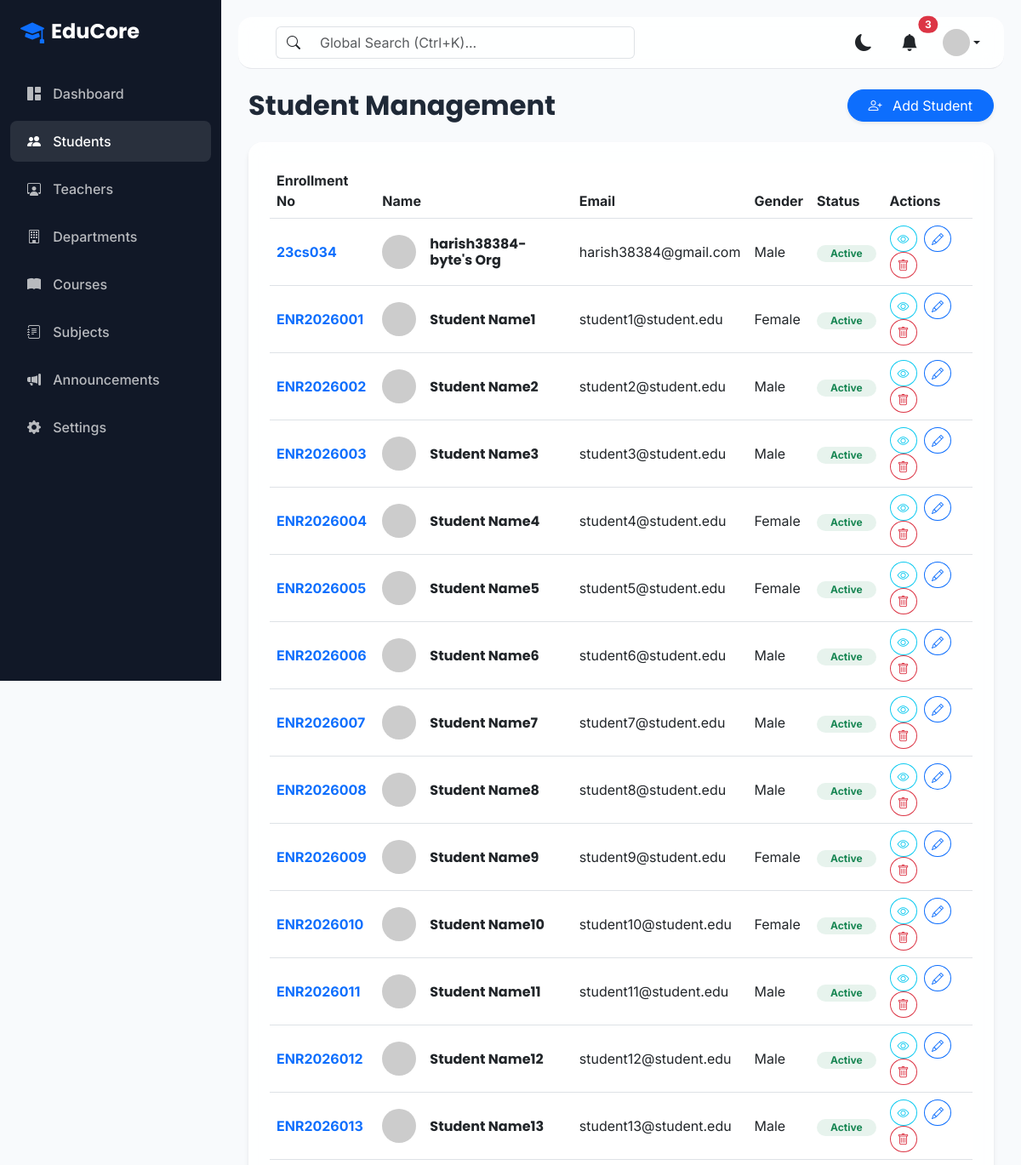
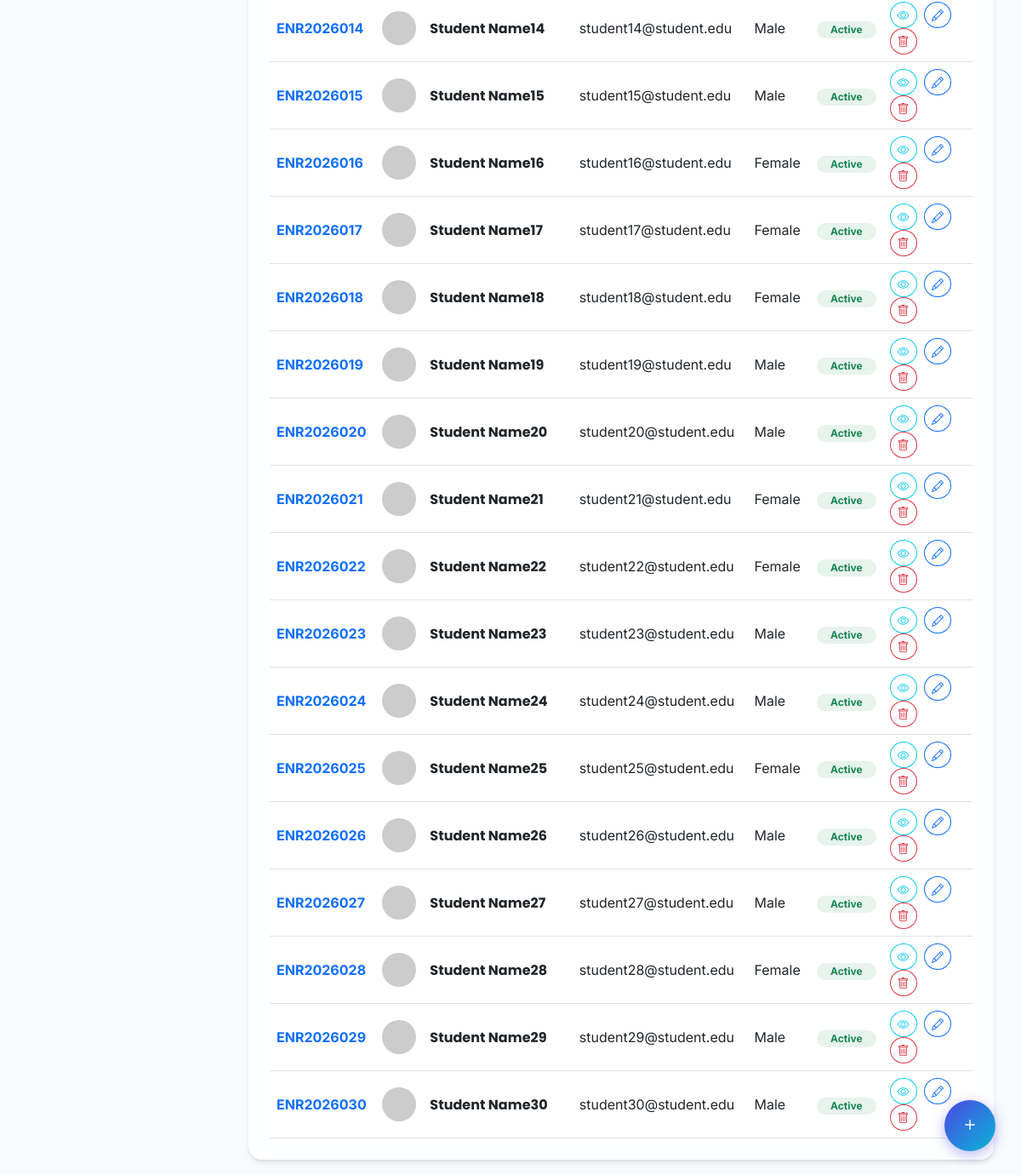
The page /students/ on the database its author committed (2 pictures, top to bottom).
### students/models.py (models this page shows, shortened)
class Student(models.Model):
    GENDER_CHOICES = [('Male', 'Male'), ('Female', 'Female'), ('Other', 'Other')]
    first_name = models.CharField(max_length=100)
    last_name = models.CharField(max_length=100)
    email = models.EmailField(unique=True)
    phone = models.CharField(max_length=15)
    gender = models.CharField(max_length=10, choices=GENDER_CHOICES)
    dob = models.DateField()
    address = models.TextField()
    enrollment_number = models.CharField(max_length=20, unique=True)
    admission_date = models.DateField(auto_now_add=True)
    status = models.CharField(max_length=20, default='Active')

### students/views.py (the view)
# urls.py: path('', views.StudentListView.as_view(), name='student_list'),
class StudentListView(ListView):
    model = Student
    template_name = 'students/student_list.html'
    context_object_name = 'students'

### templates/students/student_list.html (shortened to what this page needs)
{% extends 'base.html' %}
{% block content %}
<div class="container-fluid" data-aos="fade-in">
    <div class="d-flex justify-content-between align-items-center mb-4">
        <h2 class="fw-bold mb-0">Student Management</h2>
        <a href="{% url 'student_create' %}" class="btn btn-primary rounded-pill px-4 shadow-sm">
            <i class="bi bi-person-plus me-2"></i> Add Student
        </a>
    </div>
    <div class="glass-card p-4">
        <div class="table-responsive">
            <table class="table table-hover align-middle mb-0">
                <thead class="text-muted">
                    <tr>
                        <th>Enrollment No</th>
                        <th>Name</th>
                        <th>Email</th>
                        <th>Gender</th>
                        <th>Status</th>
                        <th>Actions</th>
                    </tr>
                </thead>
                <tbody>
                    {% for student in students %}
                    <tr>
                        <td class="fw-bold text-primary">{{ student.enrollment_number }}</td>
                        <td>
                            <div class="d-flex align-items-center">
                                <img src="https://ui-avatars.com/api/?name={{ student.first_name }}+{{ student.last_name }}&background=random" class="rounded-circle me-3" width="40" height="40">
                                <div>
                                    <h6 class="mb-0 fw-bold">{{ student.first_name }} {{ student.last_name }}</h6>
                                </div>
                            </div>
                        </td>
                        <td>{{ student.email }}</td>
                        <td>{{ student.gender }}</td>
                        <td>
                            <span class="badge bg-success bg-opacity-10 text-success rounded-pill px-3">{{ student.status }}</span>
                        </td>
                        <td>
                            <a href="{% url 'student_detail' student.pk %}" class="btn btn-sm btn-outline-info rounded-circle me-1"><i class="bi bi-eye"></i></a>
                            <a href="{% url 'student_update' student.pk %}" class="btn btn-sm btn-outline-primary rounded-circle me-1"><i class="bi bi-pencil"></i></a>
                            <a href="{% url 'student_delete' student.pk %}" class="btn btn-sm btn-outline-danger rounded-circle"><i class="bi bi-trash"></i></a>
                        </td>
                    </tr>
                    {% endfor %}
                </tbody>
            </table>
        </div>
    </div>
</div>
{% endblock %}

### templates/base.html (shortened to what this page needs)
<!DOCTYPE html>
<html lang="en">
<head>
    <link href="https://cdn.jsdelivr.net/npm/bootstrap@5.3.0/dist/css/bootstrap.min.css" rel="stylesheet">
    <link rel="stylesheet" href="https://cdn.jsdelivr.net/npm/bootstrap-icons@1.11.0/font/bootstrap-icons.css">
    <link href="https://unpkg.com/aos@2.3.1/dist/aos.css" rel="stylesheet">
</head>
<body>
    <nav id="sidebar" class="d-flex flex-column py-3">
        <div class="px-4 mb-4 d-flex align-items-center">
            <i class="bi bi-mortarboard-fill fs-3 text-primary me-2"></i>
            <h4 class="mb-0 fw-bold">EduCore</h4>
        </div>
        <ul class="nav flex-column mb-auto">
            <li class="nav-item">
                <a href="{% url 'dashboard' %}" class="nav-link {% if request.resolver_match.url_name == 'dashboard' %}active{% endif %}">
                    <i class="bi bi-grid-1x2-fill"></i> Dashboard
                </a>
            </li>
            <li class="nav-item">
                <a href="{% url 'student_list' %}" class="nav-link {% if 'student' in request.resolver_match.url_name %}active{% endif %}">
                    <i class="bi bi-people-fill"></i> Students
                </a>
            </li>
            <li class="nav-item">
                <a href="{% url 'teacher_list' %}" class="nav-link {% if 'teacher' in request.resolver_match.url_name %}active{% endif %}">
                    <i class="bi bi-person-workspace"></i> Teachers
                </a>
            </li>
            <li class="nav-item">
                <a href="{% url 'department_list' %}" class="nav-link {% if 'department' in request.resolver_match.url_name %}active{% endif %}">
                    <i class="bi bi-building"></i> Departments
                </a>
            </li>
            <li class="nav-item">
                <a href="{% url 'course_list' %}" class="nav-link {% if 'course' in request.resolver_match.url_name %}active{% endif %}">
                    <i class="bi bi-book-fill"></i> Courses
                </a>
            </li>
            <li class="nav-item">
                <a href="{% url 'subject_list' %}" class="nav-link {% if 'subject' in request.resolver_match.url_name %}active{% endif %}">
                    <i class="bi bi-journal-text"></i> Subjects
                </a>
            </li>
            <li class="nav-item">
                <a href="{% url 'announcement_list' %}" class="nav-link {% if 'announcement' in request.resolver_match.url_name %}active{% endif %}">
                    <i class="bi bi-megaphone-fill"></i> Announcements
                </a>
            </li>
            <li class="nav-item">
                <a href="#" class="nav-link">
                    <i class="bi bi-gear-fill"></i> Settings
                </a>
            </li>
        </ul>
    </nav>
    <div id="main-content">
        <nav class="navbar navbar-expand-lg top-navbar rounded-4 mb-4 px-3 sticky-top">
            <div class="container-fluid">
                <form class="d-flex w-50 ms-3 d-none d-md-flex">
                    <div class="input-group">
                        <span class="input-group-text bg-transparent border-end-0"><i class="bi bi-search"></i></span>
                        <input class="form-control border-start-0 bg-transparent" type="search" placeholder="Global Search (Ctrl+K)...">
                    </div>
                </form>
                <div class="ms-auto d-flex align-items-center">
                    <button class="btn btn-link text-dark me-2" id="themeToggle">
                        <i class="bi bi-moon-fill fs-5"></i>
                    </button>
                    <div class="dropdown me-3">
                        <a class="btn btn-link text-dark position-relative" href="#" role="button" data-bs-toggle="dropdown">
                            <i class="bi bi-bell-fill fs-5"></i>
                            <span class="position-absolute top-0 start-100 translate-middle badge rounded-pill bg-danger">
                                3
                            </span>
                        </a>
                    </div>
                    <div class="dropdown">
                        <a class="d-flex align-items-center text-dark text-decoration-none dropdown-toggle" href="#" role="button" data-bs-toggle="dropdown">
                            <img src="https://ui-avatars.com/api/?name=Admin+User&background=4F46E5&color=fff" alt="User" class="rounded-circle" width="32" height="32">
                        </a>
                    </div>
                </div>
            </div>
        </nav>
        {% block content %}{% endblock %}
    </div>
    <div class="fab" data-bs-toggle="modal" data-bs-target="#quickActionModal">
        <i class="bi bi-plus"></i>
    </div>
</body>
</html>

### templates/base.html (style rules this page uses)
:root { --primary: #4F46E5; --secondary: #06B6D4; --accent: #10B981; --warning: #F59E0B; --danger: #EF4444; --background: #F8FAFC; --sidebar: #111827; --card-bg: rgba(255, 255, 255, 0.85); --text-main: #1F2937; --border-color: #E5E7EB; }
body { font-family: 'Inter', sans-serif; background-color: var(--background); color: var(--text-main); overflow-x: hidden; }
h1, h2, h3, h4, h5, h6, .navbar-brand { font-family: 'Poppins', sans-serif; }
.glass-card { background: var(--card-bg); backdrop-filter: blur(12px); -webkit-backdrop-filter: blur(12px); border: 1px solid rgba(255, 255, 255, 0.3); border-radius: 16px; box-shadow: 0 4px 6px -1px rgba(0, 0, 0, 0.1), 0 2px 4px -1px rgba(0, 0, 0, 0.06); transition: all 0.3s ease; }
#sidebar { width: 260px; position: fixed; top: 0; left: 0; height: 100vh; background-color: var(--sidebar); color: white; z-index: 1000; transition: all 0.3s ease; }
#sidebar .nav-link { color: rgba(255, 255, 255, 0.7); font-weight: 500; padding: 12px 20px; border-radius: 8px; margin: 4px 12px; transition: all 0.3s ease; }
#sidebar .nav-link:hover, #sidebar .nav-link.active { color: white; background: rgba(255,255,255,0.1); }
#sidebar .nav-link i { margin-right: 10px; transition: transform 0.3s ease; }
#main-content { margin-left: 260px; padding: 20px; min-height: 100vh; transition: all 0.3s ease; }
.top-navbar { background: var(--card-bg); backdrop-filter: blur(12px); border-bottom: 1px solid var(--border-color); z-index: 999; }
.fab { position: fixed; bottom: 30px; right: 30px; width: 60px; height: 60px; border-radius: 50%; background: linear-gradient(135deg, var(--primary), var(--secondary)); color: white; display: flex; align-items: center; justify-content: center; font-size: 24px; box-shadow: 0 4px 15px rgba(79, 70, 229, 0.4); cursor: pointer; transition: all 0.3s ease; z-index: 1000; }

### rows shown on the page
Student: enrollment_number "23cs034", first_name "harish38384-byte's", last_name "Org", email "harish38384@gmail.com", gender "Male", status "Active"
Student: enrollment_number "ENR2026001", first_name "Student", last_name "Name1", email "student1@student.edu", gender "Female", status "Active"
Student: enrollment_number "ENR2026002", first_name "Student", last_name "Name2", email "student2@student.edu", gender "Male", status "Active"
Student: enrollment_number "ENR2026003", first_name "Student", last_name "Name3", email "student3@student.edu", gender "Male", status "Active"
Student: enrollment_number "ENR2026004", first_name "Student", last_name "Name4", email "student4@student.edu", gender "Female", status "Active"
Student: enrollment_number "ENR2026005", first_name "Student", last_name "Name5", email "student5@student.edu", gender "Female", status "Active"
Student: enrollment_number "ENR2026006", first_name "Student", last_name "Name6", email "student6@student.edu", gender "Male", status "Active"
Student: enrollment_number "ENR2026007", first_name "Student", last_name "Name7", email "student7@student.edu", gender "Male", status "Active"
Student: enrollment_number "ENR2026008", first_name "Student", last_name "Name8", email "student8@student.edu", gender "Male", status "Active"
Student: enrollment_number "ENR2026009", first_name "Student", last_name "Name9", email "student9@student.edu", gender "Female", status "Active"
Student: enrollment_number "ENR2026010", first_name "Student", last_name "Name10", email "student10@student.edu", gender "Female", status "Active"
Student: enrollment_number "ENR2026011", first_name "Student", last_name "Name11", email "student11@student.edu", gender "Male", status "Active"
Student: enrollment_number "ENR2026012", first_name "Student", last_name "Name12", email "student12@student.edu", gender "Male", status "Active"
Student: enrollment_number "ENR2026013", first_name "Student", last_name "Name13", email "student13@student.edu", gender "Male", status "Active"
Student: enrollment_number "ENR2026014", first_name "Student", last_name "Name14", email "student14@student.edu", gender "Male", status "Active"
Student: enrollment_number "ENR2026015", first_name "Student", last_name "Name15", email "student15@student.edu", gender "Male", status "Active"
Student: enrollment_number "ENR2026016", first_name "Student", last_name "Name16", email "student16@student.edu", gender "Female", status "Active"
Student: enrollment_number "ENR2026017", first_name "Student", last_name "Name17", email "student17@student.edu", gender "Female", status "Active"
Student: enrollment_number "ENR2026018", first_name "Student", last_name "Name18", email "student18@student.edu", gender "Female", status "Active"
Student: enrollment_number "ENR2026019", first_name "Student", last_name "Name19", email "student19@student.edu", gender "Male", status "Active"
Student: enrollment_number "ENR2026020", first_name "Student", last_name "Name20", email "student20@student.edu", gender "Male", status "Active"
Student: enrollment_number "ENR2026021", first_name "Student", last_name "Name21", email "student21@student.edu", gender "Female", status "Active"
Student: enrollment_number "ENR2026022", first_name "Student", last_name "Name22", email "student22@student.edu", gender "Female", status "Active"
Student: enrollment_number "ENR2026023", first_name "Student", last_name "Name23", email "student23@student.edu", gender "Male", status "Active"
Student: enrollment_number "ENR2026024", first_name "Student", last_name "Name24", email "student24@student.edu", gender "Male", status "Active"
Student: enrollment_number "ENR2026025", first_name "Student", last_name "Name25", email "student25@student.edu", gender "Female", status "Active"
Student: enrollment_number "ENR2026026", first_name "Student", last_name "Name26", email "student26@student.edu", gender "Male", status "Active"
Student: enrollment_number "ENR2026027", first_name "Student", last_name "Name27", email "student27@student.edu", gender "Male", status "Active"
Student: enrollment_number "ENR2026028", first_name "Student", last_name "Name28", email "student28@student.edu", gender "Female", status "Active"
Student: enrollment_number "ENR2026029", first_name "Student", last_name "Name29", email "student29@student.edu", gender "Male", status "Active"
Student: enrollment_number "ENR2026030", first_name "Student", last_name "Name30", email "student30@student.edu", gender "Male", status "Active"
